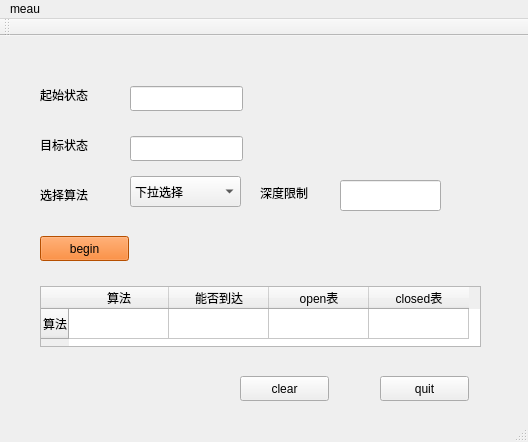
<?xml version="1.0" encoding="UTF-8"?>
<ui version="4.0">
 <class>MainWindow</class>
 <widget class="QMainWindow" name="MainWindow">
  <property name="geometry">
   <rect>
    <x>0</x>
    <y>0</y>
    <width>528</width>
    <height>442</height>
   </rect>
  </property>
  <property name="windowTitle">
   <string>MainWindow</string>
  </property>
  <widget class="QWidget" name="centralWidget">
   <widget class="QLineEdit" name="edit_start">
    <property name="geometry">
     <rect>
      <x>130</x>
      <y>50</y>
      <width>113</width>
      <height>25</height>
     </rect>
    </property>
   </widget>
   <widget class="QLabel" name="lab_start">
    <property name="geometry">
     <rect>
      <x>40</x>
      <y>50</y>
      <width>67</width>
      <height>17</height>
     </rect>
    </property>
    <property name="text">
     <string>起始状态</string>
    </property>
   </widget>
   <widget class="QLabel" name="lab_target">
    <property name="geometry">
     <rect>
      <x>40</x>
      <y>100</y>
      <width>67</width>
      <height>17</height>
     </rect>
    </property>
    <property name="text">
     <string>目标状态</string>
    </property>
   </widget>
   <widget class="QLineEdit" name="edit_target">
    <property name="geometry">
     <rect>
      <x>130</x>
      <y>100</y>
      <width>113</width>
      <height>25</height>
     </rect>
    </property>
   </widget>
   <widget class="QPushButton" name="btn_begin">
    <property name="geometry">
     <rect>
      <x>40</x>
      <y>200</y>
      <width>89</width>
      <height>25</height>
     </rect>
    </property>
    <property name="styleSheet">
     <string notr="true">background-color: rgb(255, 110, 0);
selection-background-color: rgb(252, 233, 79);</string>
    </property>
    <property name="text">
     <string>begin</string>
    </property>
   </widget>
   <widget class="QPushButton" name="btn_quit">
    <property name="geometry">
     <rect>
      <x>380</x>
      <y>340</y>
      <width>89</width>
      <height>25</height>
     </rect>
    </property>
    <property name="text">
     <string>quit</string>
    </property>
   </widget>
   <widget class="QPushButton" name="btn_clear">
    <property name="geometry">
     <rect>
      <x>240</x>
      <y>340</y>
      <width>89</width>
      <height>25</height>
     </rect>
    </property>
    <property name="text">
     <string>clear</string>
    </property>
   </widget>
   <widget class="QTableWidget" name="tab_Info">
    <property name="geometry">
     <rect>
      <x>40</x>
      <y>250</y>
      <width>441</width>
      <height>61</height>
     </rect>
    </property>
    <row>
     <property name="text">
      <string>算法</string>
     </property>
    </row>
    <column>
     <property name="text">
      <string>算法</string>
     </property>
    </column>
    <column>
     <property name="text">
      <string>能否到达</string>
     </property>
    </column>
    <column>
     <property name="text">
      <string>open表</string>
     </property>
    </column>
    <column>
     <property name="text">
      <string>closed表</string>
     </property>
    </column>
   </widget>
   <widget class="QComboBox" name="comboBox">
    <property name="geometry">
     <rect>
      <x>130</x>
      <y>140</y>
      <width>111</width>
      <height>31</height>
     </rect>
    </property>
    <item>
     <property name="text">
      <string>下拉选择</string>
     </property>
    </item>
    <item>
     <property name="text">
      <string>BFS</string>
     </property>
    </item>
    <item>
     <property name="text">
      <string>DFS</string>
     </property>
    </item>
    <item>
     <property name="text">
      <string>有序搜索</string>
     </property>
    </item>
   </widget>
   <widget class="QLabel" name="lab_algo">
    <property name="geometry">
     <rect>
      <x>40</x>
      <y>150</y>
      <width>67</width>
      <height>17</height>
     </rect>
    </property>
    <property name="text">
     <string>选择算法</string>
    </property>
   </widget>
   <widget class="QLineEdit" name="edit_depth">
    <property name="geometry">
     <rect>
      <x>340</x>
      <y>144</y>
      <width>101</width>
      <height>31</height>
     </rect>
    </property>
   </widget>
   <widget class="QLabel" name="lab_depth">
    <property name="geometry">
     <rect>
      <x>260</x>
      <y>146</y>
      <width>71</width>
      <height>21</height>
     </rect>
    </property>
    <property name="text">
     <string>深度限制</string>
    </property>
   </widget>
  </widget>
  <widget class="QMenuBar" name="menuBar">
   <property name="geometry">
    <rect>
     <x>0</x>
     <y>0</y>
     <width>528</width>
     <height>28</height>
    </rect>
   </property>
   <widget class="QMenu" name="menumeau">
    <property name="title">
     <string>meau</string>
    </property>
    <addaction name="act_help"/>
   </widget>
   <addaction name="menumeau"/>
  </widget>
  <widget class="QToolBar" name="mainToolBar">
   <attribute name="toolBarArea">
    <enum>TopToolBarArea</enum>
   </attribute>
   <attribute name="toolBarBreak">
    <bool>false</bool>
   </attribute>
  </widget>
  <widget class="QStatusBar" name="statusBar"/>
  <action name="act_help">
   <property name="text">
    <string>help</string>
   </property>
  </action>
 </widget>
 <layoutdefault spacing="6" margin="11"/>
 <resources/>
 <connections>
  <connection>
   <sender>btn_clear</sender>
   <signal>clicked()</signal>
   <receiver>tab_Info</receiver>
   <slot>clearContents()</slot>
   <hints>
    <hint type="sourcelabel">
     <x>244</x>
     <y>337</y>
    </hint>
    <hint type="destinationlabel">
     <x>260</x>
     <y>265</y>
    </hint>
   </hints>
  </connection>
 </connections>
</ui>
